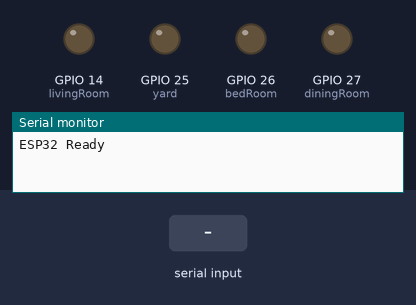
This sketch was run on a simulated ESP32. Shown: output pins drawn as LEDs (lit = HIGH), the last lines printed to the serial monitor. The test bench sets the inputs (shaded band).

Above: at 1.2 s.
1.3 s: "ALL_ON\n" received over Serial
At 1.8 s:
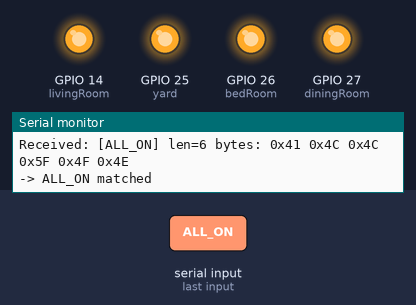
2.8 s: "LIVINGROOM_OFF\n" received over Serial
At 3.1 s:
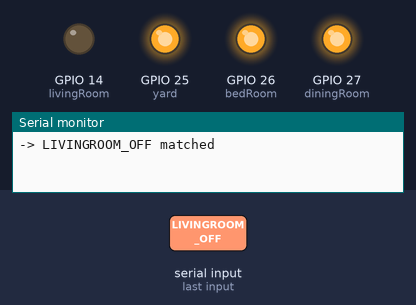
4.3 s: "DININGROOM_OFF\n" received over Serial
At 5.4 s:
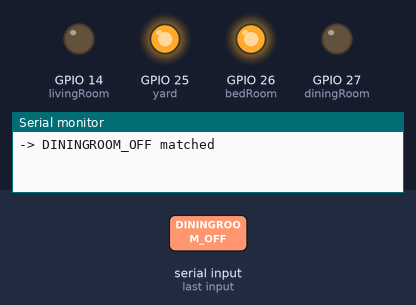
5.8 s: "LIVINGROOM_ON\n" received over Serial
At 6.5 s:
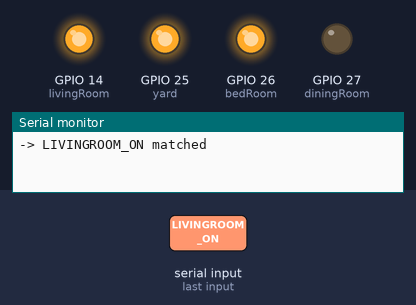
7.3 s: "BEDROOM_OFF\n" received over Serial
At 7.7 s:
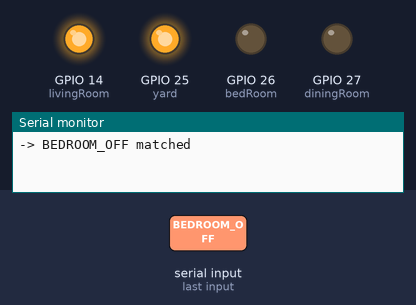
8.8 s: "DININGROOM_ON\n" received over Serial
At 10.0 s:
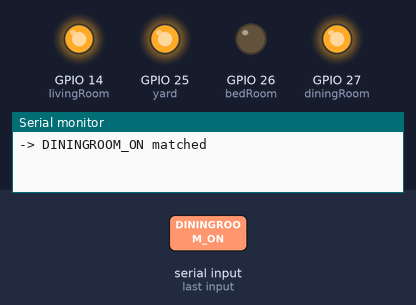
Timing chart, 0 to 11.3 s (numbered marks = the images above; inputs shaded):
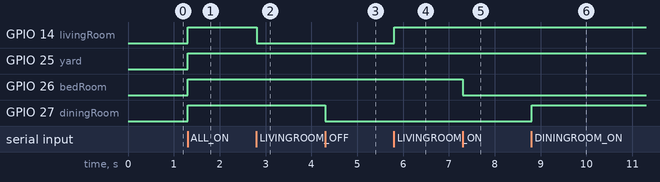

The sketch:

sketch_may5a.ino
```cpp
String command = "";

// Khai báo chân
const int livingRoom = 14;
const int diningRoom = 27;
const int bedRoom = 26;
const int yard = 25;

void setup() {
  Serial.begin(115200);

  pinMode(livingRoom, OUTPUT);
  pinMode(diningRoom, OUTPUT);
  pinMode(bedRoom, OUTPUT);
  pinMode(yard, OUTPUT);

  // Tắt hết ban đầu (tuỳ wiring, có thể đổi HIGH/LOW)
  digitalWrite(livingRoom, LOW);
  digitalWrite(diningRoom, LOW);
  digitalWrite(bedRoom, LOW);
  digitalWrite(yard, LOW);

  Serial.println("ESP32 Ready");
}

void loop() {
  if (Serial.available()) {
    command = Serial.readStringUntil('\n');
    command.trim();

    Serial.print("Received: [");
    Serial.print(command);
    Serial.print("] len=");
    Serial.print(command.length());
    Serial.print(" bytes:");
    for (int i = 0; i < command.length(); i++) {
      Serial.print(" 0x");
      Serial.print((int)command[i], HEX);
    }
    Serial.println();

    handleCommand(command);
  }
}

void handleCommand(String cmd) {
  // ===== ALL =====
  if (cmd == "ALL_ON") {
    Serial.println("-> ALL_ON matched");
    setAll(HIGH);
  }
  else if (cmd == "ALL_OFF") {
    Serial.println("-> ALL_OFF matched");
    setAll(LOW);
  }

  // ===== LIVING ROOM =====
  else if (cmd == "LIVINGROOM_ON") {
    Serial.println("-> LIVINGROOM_ON matched");
    digitalWrite(livingRoom, HIGH);
  }
  else if (cmd == "LIVINGROOM_OFF") {
    Serial.println("-> LIVINGROOM_OFF matched");
    digitalWrite(livingRoom, LOW);
  }

  // ===== DINING ROOM =====
  else if (cmd == "DININGROOM_ON") {
    Serial.println("-> DININGROOM_ON matched");
    digitalWrite(diningRoom, HIGH);
  }
  else if (cmd == "DININGROOM_OFF") {
    Serial.println("-> DININGROOM_OFF matched");
    digitalWrite(diningRoom, LOW);
  }

  // ===== BEDROOM =====
  else if (cmd == "BEDROOM_ON") {
    Serial.println("-> BEDROOM_ON matched");
    digitalWrite(bedRoom, HIGH);
  }
  else if (cmd == "BEDROOM_OFF") {
    Serial.println("-> BEDROOM_OFF matched");
    digitalWrite(bedRoom, LOW);
  }

  // ===== YARD =====
  else if (cmd == "YARD_ON") {
    Serial.println("-> YARD_ON matched");
    digitalWrite(yard, HIGH);
  }
  else if (cmd == "YARD_OFF") {
    Serial.println("-> YARD_OFF matched");
    digitalWrite(yard, LOW);
  }

  else {
    Serial.println("-> NO MATCH!");
  }
}

// Hàm bật/tắt toàn bộ
void setAll(int state) {
  digitalWrite(livingRoom, state);
  digitalWrite(diningRoom, state);
  digitalWrite(bedRoom, state);
  digitalWrite(yard, state);
}
```

Measured:
- after the input at 1.3 s, GPIO 14 (livingRoom), GPIO 25 (yard), GPIO 26 (bedRoom), GPIO 27 (diningRoom): LOW → HIGH at once
- after the input at 2.8 s, GPIO 14 (livingRoom): HIGH → LOW at once
- after the input at 4.3 s, GPIO 27 (diningRoom): HIGH → LOW at once
- after the input at 5.8 s, GPIO 14 (livingRoom): LOW → HIGH at once
- after the input at 7.3 s, GPIO 26 (bedRoom): HIGH → LOW at once
- after the input at 8.8 s, GPIO 27 (diningRoom): LOW → HIGH at once
